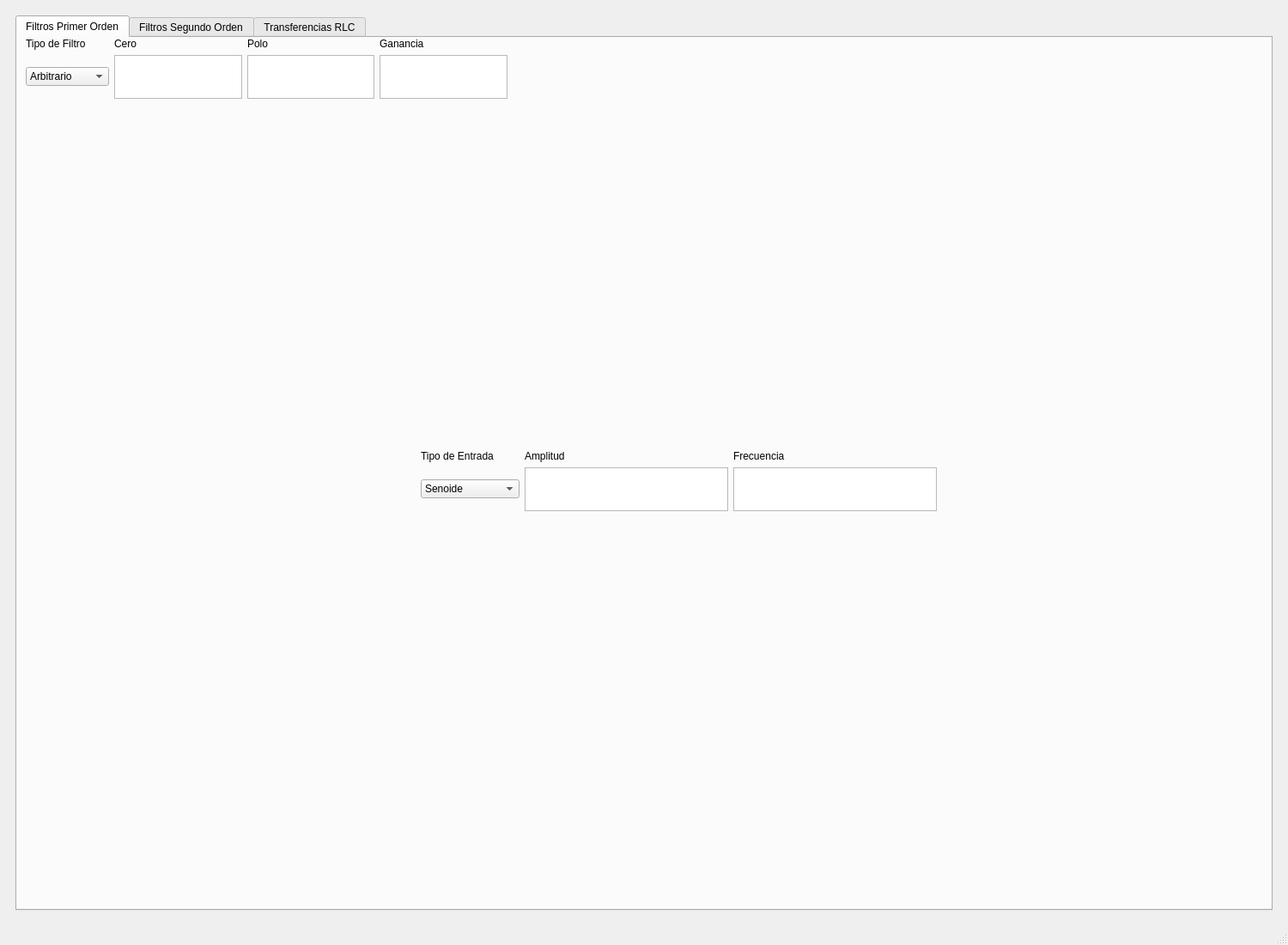
<?xml version="1.0" encoding="UTF-8"?>
<ui version="4.0">
 <class>MainWindow</class>
 <widget class="QMainWindow" name="MainWindow">
  <property name="geometry">
   <rect>
    <x>0</x>
    <y>0</y>
    <width>1500</width>
    <height>1100</height>
   </rect>
  </property>
  <property name="windowTitle">
   <string>MainWindow</string>
  </property>
  <widget class="QWidget" name="centralwidget">
   <layout class="QGridLayout" name="gridLayout_2">
    <item row="0" column="0">
     <widget class="QFrame" name="mainframe">
      <layout class="QGridLayout" name="gridLayout">
       <item row="0" column="0">
        <widget class="QTabWidget" name="tabWidget">
         <property name="currentIndex">
          <number>0</number>
         </property>
         <widget class="QWidget" name="tabprimerorden">
          <attribute name="title">
           <string>Filtros Primer Orden</string>
          </attribute>
          <widget class="QWidget" name="verticalLayoutWidget">
           <property name="geometry">
            <rect>
             <x>10</x>
             <y>80</y>
             <width>781</width>
             <height>391</height>
            </rect>
           </property>
           <layout class="QVBoxLayout" name="bodeamplitudelayout_1"/>
          </widget>
          <widget class="QWidget" name="verticalLayoutWidget_2">
           <property name="geometry">
            <rect>
             <x>800</x>
             <y>80</y>
             <width>651</width>
             <height>391</height>
            </rect>
           </property>
           <layout class="QVBoxLayout" name="bodefaselayout_1"/>
          </widget>
          <widget class="QWidget" name="verticalLayoutWidget_3">
           <property name="geometry">
            <rect>
             <x>10</x>
             <y>480</y>
             <width>451</width>
             <height>431</height>
            </rect>
           </property>
           <layout class="QVBoxLayout" name="zeroeslayout_1"/>
          </widget>
          <widget class="QWidget" name="verticalLayoutWidget_4">
           <property name="geometry">
            <rect>
             <x>470</x>
             <y>560</y>
             <width>981</width>
             <height>351</height>
            </rect>
           </property>
           <layout class="QVBoxLayout" name="outputexcitationlayout_1"/>
          </widget>
          <widget class="QWidget" name="gridLayoutWidget_2">
           <property name="geometry">
            <rect>
             <x>10</x>
             <y>0</y>
             <width>561</width>
             <height>71</height>
            </rect>
           </property>
           <layout class="QGridLayout" name="filtromenulayout_1">
            <item row="0" column="0">
             <widget class="QLabel" name="labeltipofiltro_1">
              <property name="text">
               <string>Tipo de Filtro</string>
              </property>
             </widget>
            </item>
            <item row="0" column="3">
             <widget class="QLabel" name="labelganancia_1">
              <property name="text">
               <string>Ganancia</string>
              </property>
             </widget>
            </item>
            <item row="1" column="3">
             <widget class="QPlainTextEdit" name="editganancia_1"/>
            </item>
            <item row="1" column="2">
             <widget class="QPlainTextEdit" name="editpolo_1"/>
            </item>
            <item row="0" column="2">
             <widget class="QLabel" name="labelpolo_1">
              <property name="text">
               <string>Polo</string>
              </property>
             </widget>
            </item>
            <item row="1" column="1">
             <widget class="QPlainTextEdit" name="editcero_1"/>
            </item>
            <item row="0" column="1">
             <widget class="QLabel" name="labelcero_1">
              <property name="text">
               <string>Cero</string>
              </property>
             </widget>
            </item>
            <item row="1" column="0">
             <widget class="QComboBox" name="filtertype_1">
              <item>
               <property name="text">
                <string>Arbitrario</string>
               </property>
              </item>
              <item>
               <property name="text">
                <string>Pasa Bajos</string>
               </property>
              </item>
              <item>
               <property name="text">
                <string>Pasa Altos</string>
               </property>
              </item>
              <item>
               <property name="text">
                <string>Pasa Todo</string>
               </property>
              </item>
              <item>
               <property name="text">
                <string>Pasa Banda</string>
               </property>
              </item>
              <item>
               <property name="text">
                <string>Notch</string>
               </property>
              </item>
             </widget>
            </item>
           </layout>
          </widget>
          <widget class="QWidget" name="gridLayoutWidget_3">
           <property name="geometry">
            <rect>
             <x>470</x>
             <y>480</y>
             <width>601</width>
             <height>71</height>
            </rect>
           </property>
           <layout class="QGridLayout" name="entradamenulayout_1">
            <item row="2" column="0">
             <widget class="QComboBox" name="entrytype_1">
              <item>
               <property name="text">
                <string>Senoide</string>
               </property>
              </item>
              <item>
               <property name="text">
                <string>Pulso</string>
               </property>
              </item>
              <item>
               <property name="text">
                <string>Pulso periodico</string>
               </property>
              </item>
             </widget>
            </item>
            <item row="1" column="1">
             <widget class="QLabel" name="labelamplitud_1">
              <property name="text">
               <string>Amplitud</string>
              </property>
             </widget>
            </item>
            <item row="2" column="1">
             <widget class="QPlainTextEdit" name="editamplitud_1"/>
            </item>
            <item row="1" column="0">
             <widget class="QLabel" name="labeltipoentrada_1">
              <property name="text">
               <string>Tipo de Entrada</string>
              </property>
             </widget>
            </item>
            <item row="1" column="2">
             <widget class="QLabel" name="labelfrecuencia_1">
              <property name="text">
               <string>Frecuencia</string>
              </property>
             </widget>
            </item>
            <item row="2" column="2">
             <widget class="QPlainTextEdit" name="editfrecuencia_1"/>
            </item>
           </layout>
          </widget>
          <widget class="QWidget" name="verticalLayoutWidget_14">
           <property name="geometry">
            <rect>
             <x>580</x>
             <y>0</y>
             <width>511</width>
             <height>71</height>
            </rect>
           </property>
           <layout class="QVBoxLayout" name="funciontransferencialayout_1"/>
          </widget>
         </widget>
         <widget class="QWidget" name="tabsegundoorden">
          <attribute name="title">
           <string>Filtros Segundo Orden</string>
          </attribute>
          <widget class="QWidget" name="gridLayoutWidget_8">
           <property name="geometry">
            <rect>
             <x>10</x>
             <y>0</y>
             <width>561</width>
             <height>71</height>
            </rect>
           </property>
           <layout class="QGridLayout" name="filtromenulayout_2">
            <item row="0" column="0">
             <widget class="QLabel" name="labeltipofiltro_2">
              <property name="text">
               <string>Tipo de Filtro</string>
              </property>
             </widget>
            </item>
            <item row="0" column="1">
             <widget class="QLabel" name="labelw0_2">
              <property name="text">
               <string>w_0</string>
              </property>
             </widget>
            </item>
            <item row="0" column="2">
             <widget class="QLabel" name="labelxi_2">
              <property name="text">
               <string>xi</string>
              </property>
             </widget>
            </item>
            <item row="0" column="3">
             <widget class="QLabel" name="labelganancia_2">
              <property name="text">
               <string>Ganancia</string>
              </property>
             </widget>
            </item>
            <item row="1" column="0">
             <widget class="QComboBox" name="filtertype_2">
              <item>
               <property name="text">
                <string>Arbitrario</string>
               </property>
              </item>
              <item>
               <property name="text">
                <string>Pasa Bajos</string>
               </property>
              </item>
              <item>
               <property name="text">
                <string>Pasa Altos</string>
               </property>
              </item>
              <item>
               <property name="text">
                <string>Pasa Todo</string>
               </property>
              </item>
              <item>
               <property name="text">
                <string>Pasa Banda</string>
               </property>
              </item>
              <item>
               <property name="text">
                <string>Notch</string>
               </property>
              </item>
             </widget>
            </item>
            <item row="1" column="1">
             <widget class="QPlainTextEdit" name="editw0_2"/>
            </item>
            <item row="1" column="2">
             <widget class="QPlainTextEdit" name="editxi_2"/>
            </item>
            <item row="1" column="3">
             <widget class="QPlainTextEdit" name="editganancia_2"/>
            </item>
           </layout>
          </widget>
          <widget class="QWidget" name="verticalLayoutWidget_15">
           <property name="geometry">
            <rect>
             <x>580</x>
             <y>0</y>
             <width>511</width>
             <height>71</height>
            </rect>
           </property>
           <layout class="QVBoxLayout" name="funciontransferencialayout_2"/>
          </widget>
          <widget class="QWidget" name="verticalLayoutWidget_5">
           <property name="geometry">
            <rect>
             <x>10</x>
             <y>80</y>
             <width>781</width>
             <height>391</height>
            </rect>
           </property>
           <layout class="QVBoxLayout" name="bodeamplitudelayout_2"/>
          </widget>
          <widget class="QWidget" name="verticalLayoutWidget_6">
           <property name="geometry">
            <rect>
             <x>800</x>
             <y>80</y>
             <width>651</width>
             <height>391</height>
            </rect>
           </property>
           <layout class="QVBoxLayout" name="bodefaselayout_2"/>
          </widget>
          <widget class="QWidget" name="verticalLayoutWidget_7">
           <property name="geometry">
            <rect>
             <x>10</x>
             <y>480</y>
             <width>451</width>
             <height>431</height>
            </rect>
           </property>
           <layout class="QVBoxLayout" name="zeroeslayout_2"/>
          </widget>
          <widget class="QWidget" name="verticalLayoutWidget_8">
           <property name="geometry">
            <rect>
             <x>470</x>
             <y>560</y>
             <width>981</width>
             <height>351</height>
            </rect>
           </property>
           <layout class="QVBoxLayout" name="outputexcitationlayout_2"/>
          </widget>
          <widget class="QWidget" name="gridLayoutWidget_4">
           <property name="geometry">
            <rect>
             <x>470</x>
             <y>480</y>
             <width>601</width>
             <height>71</height>
            </rect>
           </property>
           <layout class="QGridLayout" name="entradamenulayout_2">
            <item row="1" column="0">
             <widget class="QLabel" name="labeltipoentrada_2">
              <property name="text">
               <string>Tipo de Entrada</string>
              </property>
             </widget>
            </item>
            <item row="2" column="0">
             <widget class="QComboBox" name="entrytype_2">
              <item>
               <property name="text">
                <string>Senoide</string>
               </property>
              </item>
              <item>
               <property name="text">
                <string>Pulso</string>
               </property>
              </item>
              <item>
               <property name="text">
                <string>Pulso periodico</string>
               </property>
              </item>
             </widget>
            </item>
            <item row="1" column="1">
             <widget class="QLabel" name="labelamplitud_2">
              <property name="text">
               <string>Amplitud</string>
              </property>
             </widget>
            </item>
            <item row="2" column="1">
             <widget class="QPlainTextEdit" name="editamplitud_2"/>
            </item>
            <item row="1" column="2">
             <widget class="QLabel" name="labelfrecuencia_2">
              <property name="text">
               <string>Frecuencia</string>
              </property>
             </widget>
            </item>
            <item row="2" column="2">
             <widget class="QPlainTextEdit" name="editfrecuencia_2"/>
            </item>
           </layout>
          </widget>
         </widget>
         <widget class="QWidget" name="tabrlc">
          <attribute name="title">
           <string>Transferencias RLC</string>
          </attribute>
          <widget class="QLabel" name="imagen_rlc">
           <property name="geometry">
            <rect>
             <x>190</x>
             <y>0</y>
             <width>421</width>
             <height>191</height>
            </rect>
           </property>
           <property name="text">
            <string/>
           </property>
           <property name="pixmap">
            <pixmap>Electro.png</pixmap>
           </property>
           <property name="scaledContents">
            <bool>true</bool>
           </property>
          </widget>
          <widget class="QWidget" name="verticalLayoutWidget_9">
           <property name="geometry">
            <rect>
             <x>790</x>
             <y>0</y>
             <width>521</width>
             <height>271</height>
            </rect>
           </property>
           <layout class="QVBoxLayout" name="funciontransferencia_rlc"/>
          </widget>
          <widget class="QWidget" name="verticalLayoutWidget_10">
           <property name="geometry">
            <rect>
             <x>10</x>
             <y>280</y>
             <width>1441</width>
             <height>261</height>
            </rect>
           </property>
           <layout class="QVBoxLayout" name="outputlayout_rlc"/>
          </widget>
          <widget class="QWidget" name="verticalLayoutWidget_11">
           <property name="geometry">
            <rect>
             <x>10</x>
             <y>560</y>
             <width>741</width>
             <height>351</height>
            </rect>
           </property>
           <layout class="QVBoxLayout" name="bodeamplitudelayout_rlc"/>
          </widget>
          <widget class="QWidget" name="verticalLayoutWidget_12">
           <property name="geometry">
            <rect>
             <x>760</x>
             <y>560</y>
             <width>691</width>
             <height>351</height>
            </rect>
           </property>
           <layout class="QVBoxLayout" name="bodefaselayout_rlc"/>
          </widget>
          <widget class="QWidget" name="formLayoutWidget">
           <property name="geometry">
            <rect>
             <x>10</x>
             <y>30</y>
             <width>171</width>
             <height>121</height>
            </rect>
           </property>
           <layout class="QFormLayout" name="menu_rlc">
            <item row="0" column="0">
             <widget class="QLabel" name="r_label">
              <property name="text">
               <string>R</string>
              </property>
             </widget>
            </item>
            <item row="0" column="1">
             <widget class="QPlainTextEdit" name="edit_r"/>
            </item>
            <item row="1" column="0">
             <widget class="QLabel" name="l_label">
              <property name="text">
               <string>L</string>
              </property>
             </widget>
            </item>
            <item row="1" column="1">
             <widget class="QPlainTextEdit" name="edit_l"/>
            </item>
            <item row="2" column="0">
             <widget class="QLabel" name="c_label">
              <property name="text">
               <string>C</string>
              </property>
             </widget>
            </item>
            <item row="2" column="1">
             <widget class="QPlainTextEdit" name="edit_c"/>
            </item>
           </layout>
          </widget>
          <widget class="QWidget" name="gridLayoutWidget_7">
           <property name="geometry">
            <rect>
             <x>620</x>
             <y>20</y>
             <width>151</width>
             <height>161</height>
            </rect>
           </property>
           <layout class="QGridLayout" name="potencialeslayout_rlc">
            <item row="0" column="0">
             <widget class="QGroupBox" name="V_a">
              <property name="title">
               <string/>
              </property>
              <widget class="QRadioButton" name="vbutton_2a">
               <property name="geometry">
                <rect>
                 <x>0</x>
                 <y>30</y>
                 <width>71</width>
                 <height>41</height>
                </rect>
               </property>
               <property name="text">
                <string>V2</string>
               </property>
              </widget>
              <widget class="QRadioButton" name="vbutton_3a">
               <property name="geometry">
                <rect>
                 <x>0</x>
                 <y>70</y>
                 <width>71</width>
                 <height>31</height>
                </rect>
               </property>
               <property name="text">
                <string>V3</string>
               </property>
              </widget>
              <widget class="QRadioButton" name="vbutton_4a">
               <property name="geometry">
                <rect>
                 <x>0</x>
                 <y>107</y>
                 <width>71</width>
                 <height>31</height>
                </rect>
               </property>
               <property name="text">
                <string>V4</string>
               </property>
              </widget>
              <widget class="QRadioButton" name="vbutton_1a">
               <property name="geometry">
                <rect>
                 <x>0</x>
                 <y>0</y>
                 <width>71</width>
                 <height>31</height>
                </rect>
               </property>
               <property name="text">
                <string>V1</string>
               </property>
              </widget>
             </widget>
            </item>
            <item row="0" column="1">
             <widget class="QGroupBox" name="V_b">
              <property name="title">
               <string/>
              </property>
              <widget class="QRadioButton" name="vbutton_2b">
               <property name="geometry">
                <rect>
                 <x>0</x>
                 <y>30</y>
                 <width>71</width>
                 <height>41</height>
                </rect>
               </property>
               <property name="text">
                <string>V2</string>
               </property>
              </widget>
              <widget class="QRadioButton" name="vbutton_3b">
               <property name="geometry">
                <rect>
                 <x>0</x>
                 <y>70</y>
                 <width>71</width>
                 <height>31</height>
                </rect>
               </property>
               <property name="text">
                <string>V3</string>
               </property>
              </widget>
              <widget class="QRadioButton" name="vbutton_4b">
               <property name="geometry">
                <rect>
                 <x>0</x>
                 <y>107</y>
                 <width>71</width>
                 <height>31</height>
                </rect>
               </property>
               <property name="text">
                <string>V4</string>
               </property>
              </widget>
              <widget class="QRadioButton" name="vbutton_1b">
               <property name="geometry">
                <rect>
                 <x>0</x>
                 <y>0</y>
                 <width>71</width>
                 <height>31</height>
                </rect>
               </property>
               <property name="text">
                <string>V1</string>
               </property>
              </widget>
             </widget>
            </item>
           </layout>
          </widget>
          <widget class="QWidget" name="gridLayoutWidget_5">
           <property name="geometry">
            <rect>
             <x>10</x>
             <y>200</y>
             <width>601</width>
             <height>71</height>
            </rect>
           </property>
           <layout class="QGridLayout" name="entradamenulayout_rlc">
            <item row="2" column="0">
             <widget class="QComboBox" name="entrytype_rlc">
              <item>
               <property name="text">
                <string>Senoide</string>
               </property>
              </item>
              <item>
               <property name="text">
                <string>Pulso</string>
               </property>
              </item>
              <item>
               <property name="text">
                <string>Pulso periodico</string>
               </property>
              </item>
             </widget>
            </item>
            <item row="2" column="1">
             <widget class="QPlainTextEdit" name="editamplitud_rlc"/>
            </item>
            <item row="1" column="1">
             <widget class="QLabel" name="labelamplitud_rlc">
              <property name="text">
               <string>Amplitud</string>
              </property>
             </widget>
            </item>
            <item row="2" column="2">
             <widget class="QPlainTextEdit" name="editfrecuencia_rlc"/>
            </item>
            <item row="1" column="0">
             <widget class="QLabel" name="labeltipoentrada_rlc">
              <property name="text">
               <string>Tipo de Entrada</string>
              </property>
             </widget>
            </item>
            <item row="1" column="2">
             <widget class="QLabel" name="labelfrecuencia_rlc">
              <property name="text">
               <string>Frecuencia</string>
              </property>
             </widget>
            </item>
           </layout>
          </widget>
         </widget>
        </widget>
       </item>
      </layout>
     </widget>
    </item>
   </layout>
  </widget>
  <widget class="QStatusBar" name="statusbar"/>
 </widget>
 <resources/>
 <connections/>
</ui>
